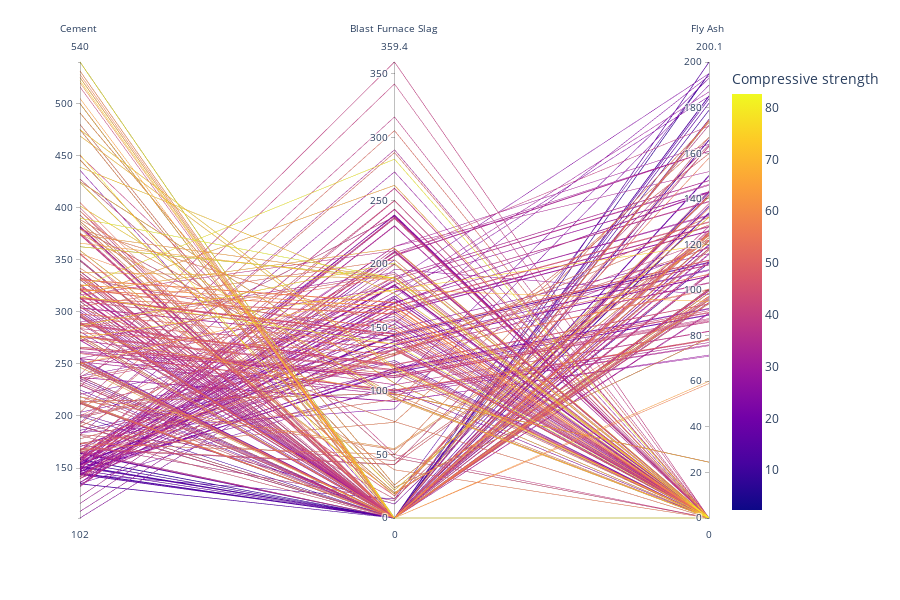

The code cell stored with this chart in its notebook:
### Code cell
fig = px.parallel_coordinates(df, color=df.columns[-1],
                              dimensions=df.columns[:3]
                              )
fig.show()

### Figure 1 — Plotly figure (JSON) as saved in the notebook; plotly's stock layout.template omitted (floating-point values rounded to 4 significant figures; data arrays with more than 128 entries replaced by an {"elided": "..."} marker saying what was removed)
{"data": [{"dimensions": [{"label": "Cement ", "values": {"elided": "1029 float values"}}, {"label": "Blast Furnace Slag ", "values": {"elided": "1029 float values"}}, {"label": "Fly Ash ", "values": {"elided": "1029 float values"}}], "domain": {"x": [0, 1], "y": [0, 1]}, "line": {"color": {"elided": "1029 float values"}, "coloraxis": "coloraxis"}, "name": "", "type": "parcoords"}], "layout": {"coloraxis": {"colorbar": {"title": {"text": "Compressive strength"}}, "colorscale": [[0, "#0d0887"], [0.1111, "#46039f"], [0.2222, "#7201a8"], [0.3333, "#9c179e"], [0.4444, "#bd3786"], [0.5556, "#d8576b"], [0.6667, "#ed7953"], [0.7778, "#fb9f3a"], [0.8889, "#fdca26"], [1, "#f0f921"]]}, "height": 600, "legend": {"tracegroupgap": 0}, "margin": {"t": 60}}}
